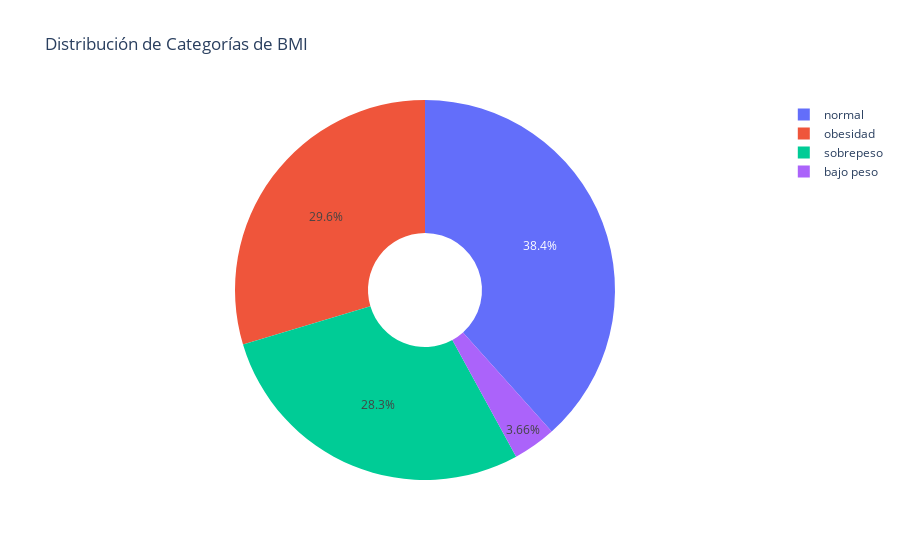

Notebook code for this chart:
### Code cell
conteo_bmi = df['BMI_categoria'].value_counts().reset_index()
conteo_bmi = df['BMI_category'].value_counts().reset_index()
conteo_bmi.columns = ['Categoria', 'Cantidad']

fig = px.pie(
    conteo_bmi, 
    values='Cantidad', 
    names='Categoria', 
    title='Distribución de Categorías de BMI',
    hole=0.3 # Esto la hace tipo "donas", se ve más moderno
)
fig.show()

### Figure 1 — Plotly figure (JSON) as saved in the notebook; plotly's stock layout.template omitted (floating-point values rounded to 4 significant figures)
{"data": [{"domain": {"x": [0, 1], "y": [0, 1]}, "hole": 0.3, "hovertemplate": "Categoria=%{label}<br>Cantidad=%{value}<extra></extra>", "labels": ["normal", "obesidad", "sobrepeso", "bajo peso"], "legendgroup": "", "name": "", "showlegend": true, "type": "pie", "values": [294, 227, 217, 28]}], "layout": {"legend": {"tracegroupgap": 0}, "title": {"text": "Distribución de Categorías de BMI"}}}
